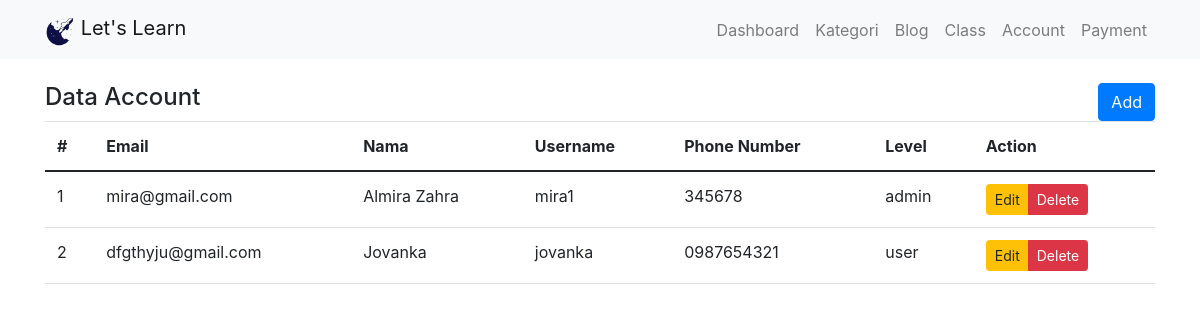
The page /admin/index.php?page=user on the database its author committed.
### tables this page shows
CREATE TABLE `user` (
  `id_user` int(11) NOT NULL,
  `email` varchar(100) NOT NULL,
  `nama` varchar(50) NOT NULL,
  `username` varchar(50) NOT NULL,
  `password` varchar(50) NOT NULL,
  `phone_number` varchar(20) NOT NULL,
  `level` enum('user','admin') NOT NULL
);

### admin/users/index.php (the view, shortened to what this page needs)
<div class="row">
    <div class="col-md-12">
        <div class="d-flex justify-content-between">
            <h4>Data Account</h4>
            <a href="index.php?page=user_create" class="btn btn-primary">Add</a>
        </div>
        <div class="table-responsive">
            <table class="table">
                <thead>
                    <tr>
                        <th>#</th>
                        <th>Email</th>
                        <th>Nama</th>
                        <th>Username</th>
                        <th>Phone Number</th>
                        <th>Level</th>
                        <th>Action</th>
                    </tr>
                </thead>
                <tbody>
                    <?php
                    $query = mysqli_query($koneksi, "SELECT * FROM user");
                    $no = 1;
                    if(mysqli_num_rows($query) > 0){
                    foreach($query as $data){
                    ?>
                    <tr>
                        <td><?= $no++ ?></td>
                        <td><?= $data['email'] ?></td>
                        <td><?= $data['nama'] ?></td>
                        <td><?= $data['username'] ?></td>
                        <td><?= $data['phone_number'] ?></td>
                        <td><?= $data['level'] ?></td>
                        <td>
                            <div class="btn-group">
                                <a href="index.php?page=user_edit&id=<?= $data['id_user']?>" class="btn btn-sm btn-warning">Edit</a>
                            <a href="index.php?page=user_delete&id=<?= $data['id_user'] ?>" class="btn btn-sm btn-danger" onclick="return confirm('Apakah anda yakin?')">Delete</a>
                    </div >
                        </td>
                    </tr>
                    <?php
                    }
                    }
                    ?>
            </table>
        </div>
    </div>
</div>

### admin/index.php (shortened to what this page needs)
<!DOCTYPE html>
<html lang="en">
<head>
    <link href="https://cdn.jsdelivr.net/npm/bootstrap@5.0.2/dist/css/bootstrap.min.css" rel="stylesheet"
>
    <link rel="stylesheet" href="https://stackpath.bootstrapcdn.com/bootstrap/4.5.0/css/bootstrap.min.css">
</head>
<body>
    <nav id="main-navbar" class="navbar navbar-expand-lg navbar-light bg-light">
      <div class="container">
          <a class="navbar-brand" href="#" id="navbar">
              <img src="../aset/img/logo.png" width="30" height="30" class="d-inline-block align-text-top">
              Let's Learn</a>
          <div class="collapse navbar-collapse" id="navbarSupportedContent">
              <ul class="navbar-nav ms-auto mb-2 mb-lg-0">
                <li class="nav-item"><a class="nav-link" aria-current="page" href="index.php">Dashboard</a></li>
                <li class="nav-item"><a class="nav-link" aria-current="page" href="index.php?page=kategori">Kategori</a></li>
                <li class="nav-item"><a class="nav-link" aria-current="page" href="index.php?page=blog">Blog</a></li>
                <li class="nav-item"><a class="nav-link" aria-current="page" href="index.php?page=about">Class</a></li>
                <li class="nav-item"><a class="nav-link" aria-current="page" href="index.php?page=user">Account</a></li>
                <li class="nav-item"><a class="nav-link" aria-current="page" href="index.php?page=contact">Payment</a></li>
              </ul>
          </div>
      </div>
    </nav>
    <div class = "container mt-4">
        <?php
        include "menu.php";
        ?>
    </div>
</body>
</html>

### admin/menu.php (shortened to what this page needs)
<?php
    if(isset($_GET['page'])){
        $page = $_GET['page'];
        include '../lib/koneksi.php';
        switch($page){
            case 'user':
                include 'users/index.php';
                break;
        }
    }else{
        include 'dashboard.php';
    }
?>

### rows shown on the page
user: email "mira@gmail.com", nama "Almira Zahra", username "mira1", phone_number "345678", level "admin"
user: email "dfgthyju@gmail.com", nama "Jovanka", username "jovanka", phone_number "0987654321", level "user"
